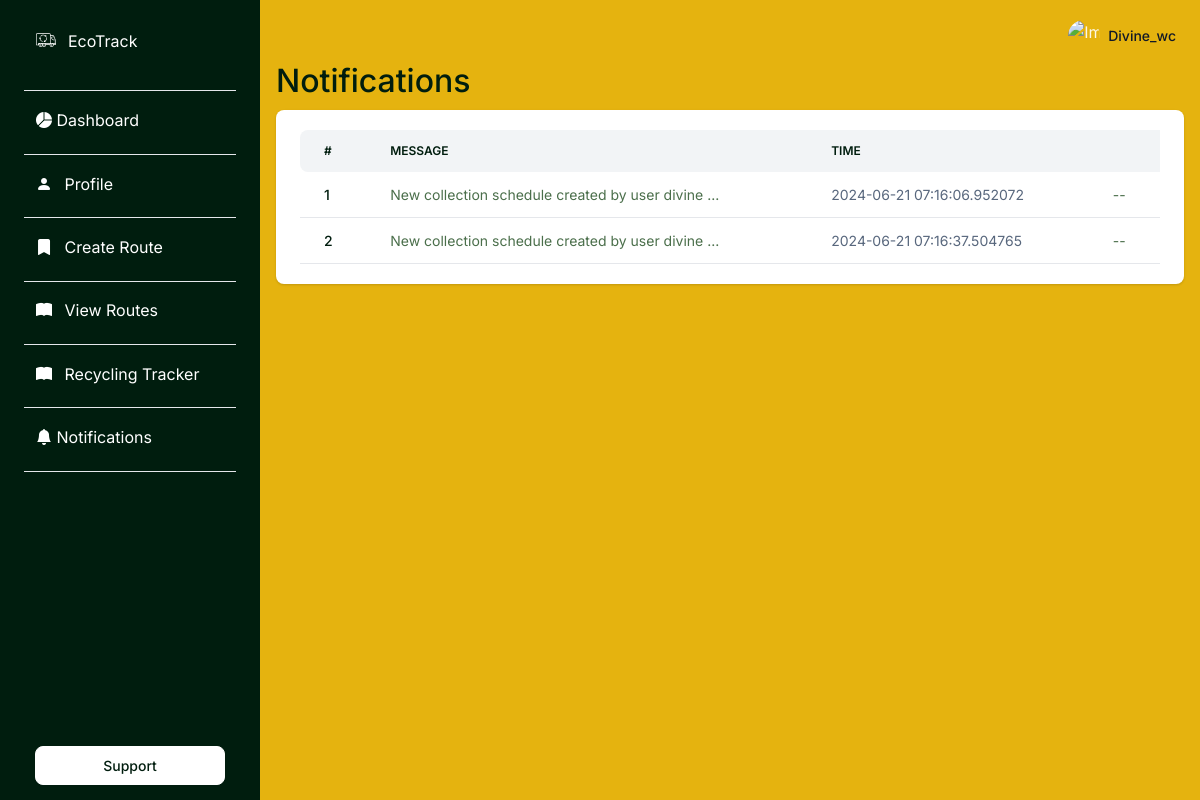
Before: /me/notifications (signed in) with the older database file.
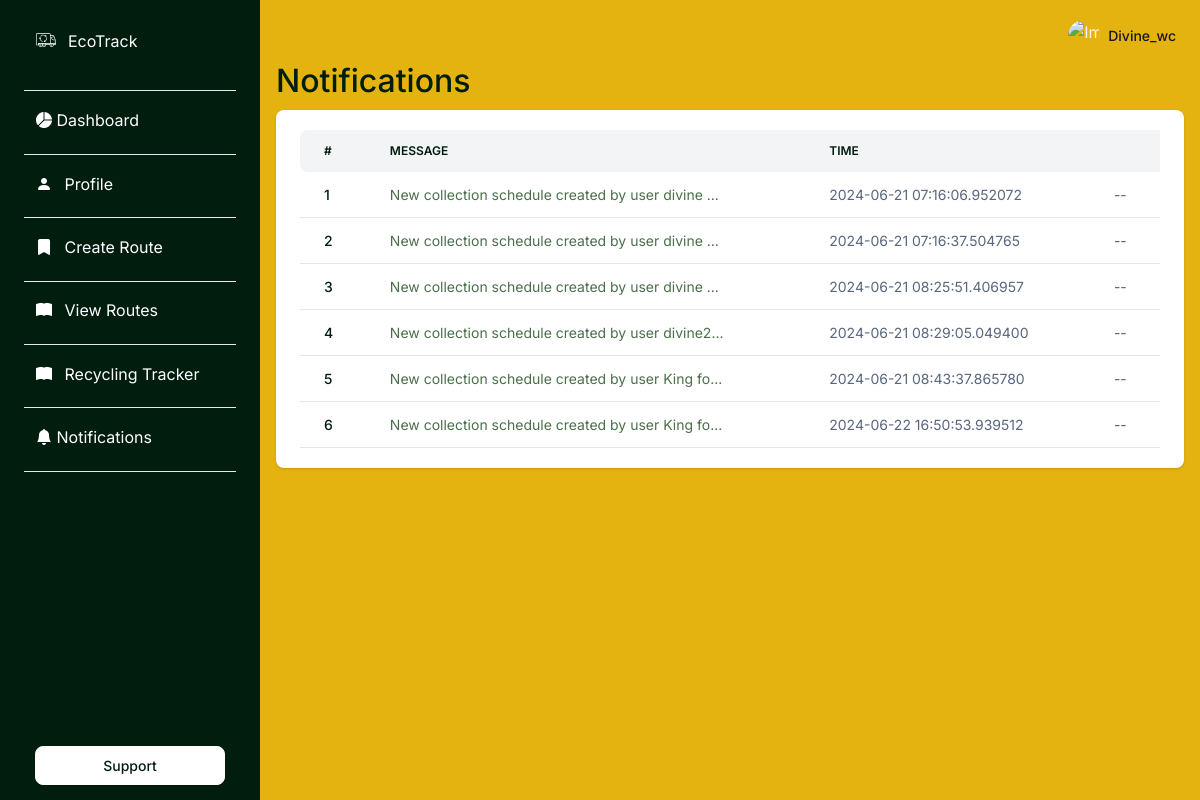
After: the same page with the newer database file.
### apps/notification/models.py (models this page shows)
class Notification(db.Model):
    id = db.Column(db.Integer, primary_key=True)
    user_id = db.Column(db.Integer, db.ForeignKey('Users.id'), nullable=False)
    message = db.Column(db.String(256), nullable=False)
    timestamp = db.Column(db.DateTime, default=datetime.utcnow)
    read = db.Column(db.Boolean, default=False)
    user = db.relationship('Users', backref='notifications')

### apps/notification/routes.py (the view)
@blueprint.route('/me/notifications', methods=['GET'])
@login_required
def get_notifications():
    notifications = Notification.query.filter_by(user_id=current_user.id).all()
    segment = get_segment(request)
    return render_template(
        'dashboard/notification.html',
        segment=segment,
        notifications=notifications
    )

### apps/__init__.py (called while the page is built)
def configure_database(app):
    @app.before_first_request
    def initialize_database():
        try:
            db.create_all()
        except Exception as e:
            print('> Error: DBMS Exception: ' + str(e))
            basedir = os.path.abspath(os.path.dirname(__file__))
            app.config['SQLALCHEMY_DATABASE_URI'] = 'sqlite:///' + \
                os.path.join(basedir, 'db.sqlite3')
            print('> Fallback to SQLite ')
            db.create_all()
    @app.teardown_request
    def shutdown_session(exception=None):
        db.session.remove()

### apps/authentication/models.py (called while the page is built)
@login_manager.user_loader
def user_loader(id):
    return Users.query.filter_by(id=id).first()

### apps/notification/routes.py (called while the page is built)
def get_segment(request):
    try:
        segment = request.path.split('/')[-1]
        if segment == '':
            segment = 'index'
        return segment
    except:
        return None

### apps/templates/dashboard/notification.html (shortened to what this page needs)
{% extends "layouts/base.html" %}
{% block stylesheets %}
<link
    rel="stylesheet"
    href="https://cdn.jsdelivr.net/npm/bootstrap-icons@1.11.1/font/bootstrap-icons.css"
/>
{% endblock stylesheets %}
{% block content %}
<div>
    <h2>Notifications</h2>
</div>
<div class="card border-0 shadow mb-4">
    <div class="card-body">
        <div class="table-responsive">
            <table class="table table-centered table-nowrap mb-0 rounded">
                <thead class="thead-light">
                    <tr>
                        <th class="border-0 rounded-start">#</th>
                        <th class="border-0">Message</th>
                        <th class="border-0">Time</th>
                        <th class="border-0"></th>
                    </tr>
                </thead>
                <tbody>
                    {% for notification in notifications %}
                    <tr>
                        <td><a href="#" class="text-primary fw-bold">{{ loop.index }}</a> </td>
                        <td>
                            {{ notification.message|truncate(50, True, '...') }}
                        </td>
                        <td>
                            <span class="text-muted">{{ notification.timestamp }}</span>
                        </td>
                        <td>
                            --
                        </td>
                    </tr>
                    {% endfor %}
                </tbody>
            </table>
        </div>
    </div>
</div>
{% endblock content %}

Changed rows visible on the page:
added Notification: message "New collection schedule created by user divine ...", timestamp "2024-06-21 08:25:51.406957"
added Notification: message "New collection schedule created by user divine2...", timestamp "2024-06-21 08:29:05.049400"
added Notification: message "New collection schedule created by user King fo...", timestamp "2024-06-21 08:43:37.865780"
added Notification: message "New collection schedule created by user King fo...", timestamp "2024-06-22 16:50:53.939512"
